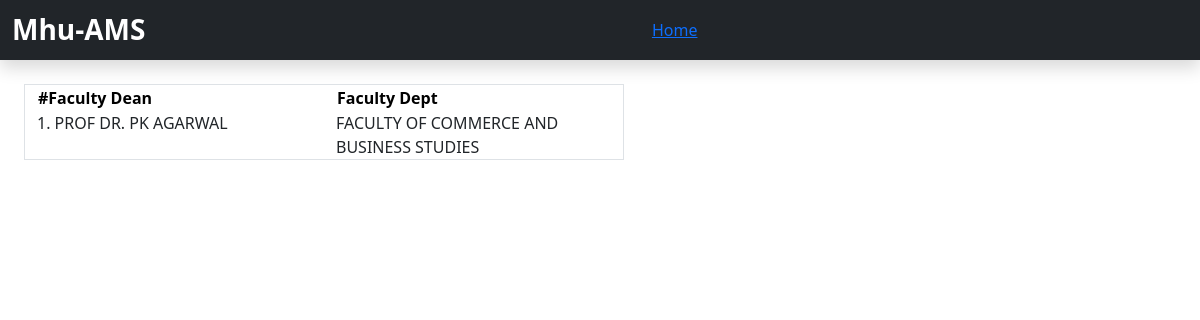
The app's page /admin/All_Dean_Details.php, older data.
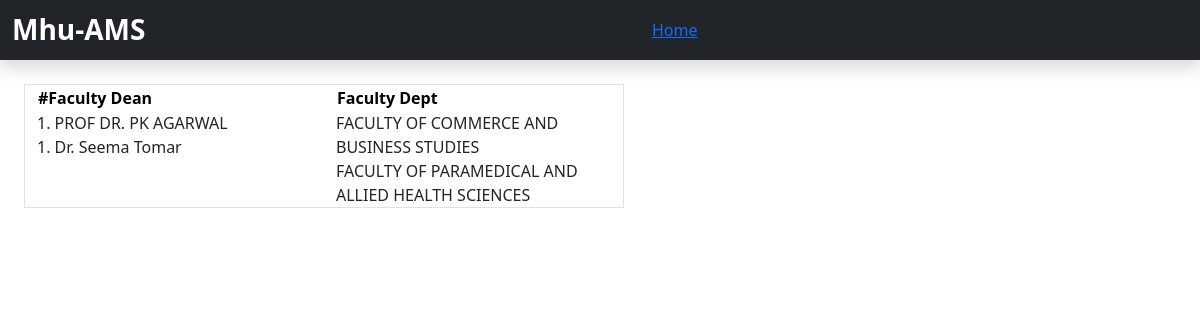
The same page, newer data.
### tables this page shows
CREATE TABLE `deans` (
  `id` int(11) NOT NULL,
  `Dean_name` varchar(222) NOT NULL,
  `faculty_name` varchar(222) NOT NULL,
  `number` int(11) NOT NULL
);

### admin/All_Dean_Details.php (the view, shortened to what this page needs)
<?php
include "../db_connect.php";
?>
<!doctype html>
<html lang="en" data-bs-theme="light">
<head>
    <link href="https://cdn.jsdelivr.net/npm/bootstrap@5.3.8/dist/css/bootstrap.min.css" rel="stylesheet"
 />
</head>
<body>
    <header>
        <nav class="navbar navbar-dark bg-dark shadow">
            <div class="container-fluid">
                <span class="navbar-brand mb-0 h1 fs-3 fw-bold">Mhu-AMS</span>
                <a href="index.php" class="--bs-body-bg">Home</a>
            </div>
        </nav>
    </header>
    <div class="row border m-4 w-50">
        <div class="col"> <?php
        $query = "SELECT dean_name FROM `deans`";
        $result = mysqli_query($conn, $query);
        $index=1;
        echo "<table class='table-primary'><tr><th>#Faculty Dean</th></tr></table>";
        while ($row = mysqli_fetch_assoc($result)) {
            $val = $row['dean_name'];
            echo " $index. $val  </br>";
        }
        ?></div>
        <div class="col">
            <?php
            $query = "SELECT faculty_name FROM `deans`";
            $result = mysqli_query($conn, $query);
            echo "<table class='table-primary'><tr><th>Faculty Dept</th></tr></table>";
            while ($row = mysqli_fetch_assoc($result)) {
                $val = $row['faculty_name'];
                echo "$val  </br>";
            }
            ?>
        </div>
    </div>
</body>
</html>

Row changes from the older to the newer data that the page shows:
added deans: Dean_name "Dr. Seema Tomar", faculty_name "FACULTY OF PARAMEDICAL AND ALLIED HEALTH SCIENCES"
